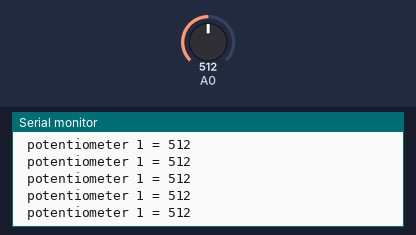
Simulated run of this sketch. Board: Arduino Uno, built with avr-gcc and run on an emulated ATmega328P. Parts: the last lines printed to the serial monitor. Inputs (shaded band) come from the test bench; at power-on: A0 = 512.

Above: at 1.2 s.
1.3 s: A0 set to 716
At 1.31 s:
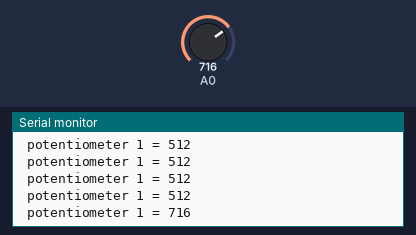
2.8 s: A0 set to 900
At 2.82 s:
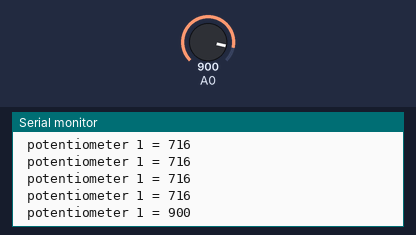
Timing chart, 0 to 5.8 s (numbered marks = the images above; inputs shaded):
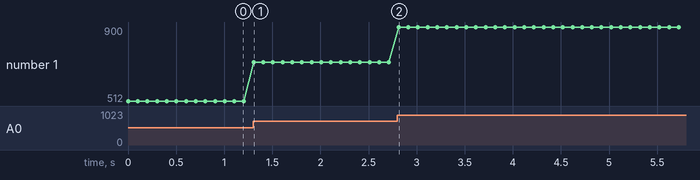

Measured:
- after the input at 1.3 s, the serial monitor: prints a new line at once (image 1)
- after the input at 2.8 s, the serial monitor: prints a new line at once (image 2)
- plotted number 1: 512 → 716 after the input at 1.3 s, 716 → 900 after the input at 2.8 s

The sketch:

TestJoelsPedalRev0.ino
```cpp
//READ SIGNAL FROM JOEL'S PEDAL POTENTIOMETERS
//DEVELOPER: STEPHEN MURPHY
//LAST UPDATED: 14-DEC-2018

//BRAKE POTENTIOMETR WORKING.
//ACCELERATOR POTENTIOMETER NOT WORKING.
void setup() {

Serial.begin(9600);

int SensorValue1;
int SensorValue2;

}

void loop() {
int SensorValue1 = analogRead(A0);
//int SensorValue2 = analogRead(A1);

Serial.print(" potentiometer 1 = ");
Serial.println(SensorValue1);
//Serial.print(" potentiometer 2 = ");
//Serial.println(SensorValue2);

delay(100);

}
```
